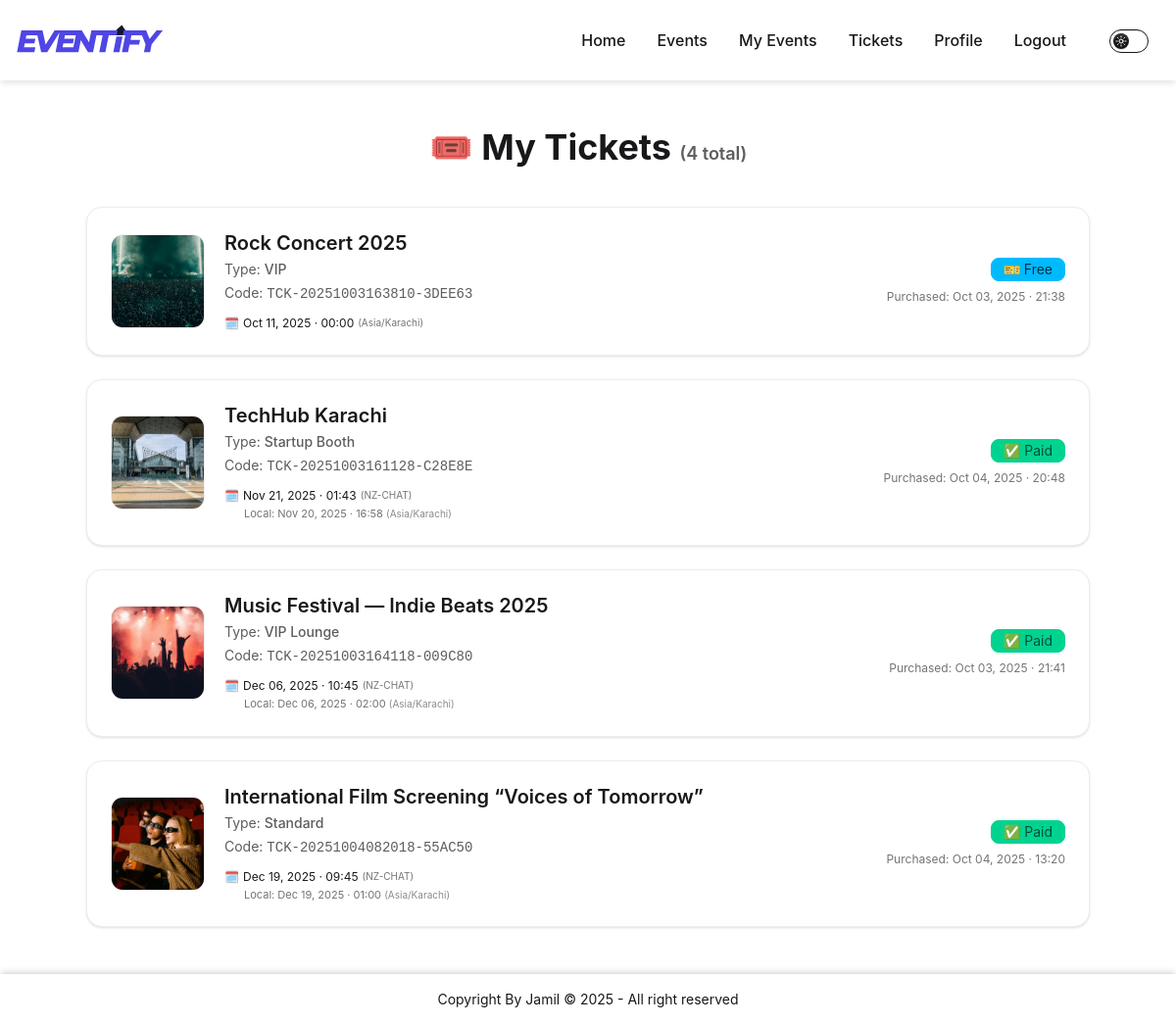
The page /events/tickets/ (signed in) on the database its author committed.
### events/models.py (models this page shows, shortened)
class Ticket(models.Model):
    id = models.BigAutoField(primary_key=True)
    ticket_code = models.CharField(max_length=50, unique=True, editable=False)
    ticket_type = models.ForeignKey(TicketType, on_delete=models.CASCADE)
    stripe_product_id = models.CharField(max_length=255, blank=True, null=True)
    stripe_price_id = models.CharField(max_length=255, blank=True, null=True)
    stripe_session_id = models.CharField(max_length=255, blank=True, null=True)
    stripe_price = models.PositiveBigIntegerField(default=0)
    purchase_date = models.DateTimeField(
        default=timezone.now)  # timezone-aware
    attendee = models.ForeignKey(
        User, on_delete=models.CASCADE, related_name='tickets')
    purchase_status = models.CharField(
        max_length=3,
        choices=PurchaseStatus.choices,
        default=PurchaseStatus.PENDING
    )
    status = models.CharField(
        max_length=1,
        choices=TicketStatus.choices,
        default=TicketStatus.NOT_CHECKED_IN
    )
    reservation_expires_at = models.DateTimeField(null=True, blank=True)
    @property
    def is_expired(self):
        return (
            self.purchase_status == PurchaseStatus.PENDING
            and self.reservation_expires_at is not None
            and timezone.now() > self.reservation_expires_at
        )

class TicketType(models.Model):
    id = models.UUIDField(
        primary_key=True,
        default=uuid.uuid4,
        editable=False
    )
    event = models.ForeignKey(
        Event, on_delete=models.CASCADE, related_name='ticket_types'
    )
    name = models.CharField(max_length=100)  # removed global unique=True
    description = models.TextField(blank=True)
    price = models.DecimalField(max_digits=10, decimal_places=2)
    quantity_available = models.PositiveIntegerField()
    max_per_user = models.PositiveIntegerField(default=1)
    class Meta:
        unique_together = ('event', 'name')  # enforce per-event uniqueness
        verbose_name = "Ticket Type"
        verbose_name_plural = "Ticket Types"

class Event(models.Model):
    id = models.UUIDField(
        primary_key=True,
        default=uuid.uuid4,
        editable=False
    )
    title = models.CharField(max_length=255)
    description = models.TextField(blank=True)
    start_time = models.DateTimeField(default=timezone.now)
    location = models.TextField()
    image = models.ImageField(upload_to='events/')
    organizer = models.ForeignKey(
        User, on_delete=models.CASCADE, related_name="events"
    )

### authentication/models.py (models this page shows, shortened)
class User(AbstractUser):
    ROLE_CHOICES = [
        ('admin', 'Admin'),
        ('organizer', 'Organizer'),
        ('attendee', 'Attendee'),
    ]
    id = models.UUIDField(
        primary_key=True,
        default=uuid.uuid4,
        editable=False
    )
    name = models.CharField(_("Full Name"), max_length=300, blank=False)
    email = models.EmailField(_("Email address"), unique=True)
    role = models.CharField(
        max_length=20, choices=ROLE_CHOICES, default='attendee'
    )
    tagline = models.CharField(_("Tagline"), max_length=150, blank=True)
    description = models.TextField(_("Description"), blank=True)
    following = models.ManyToManyField(
        'self',
        symmetrical=False,
        related_name='followers',
        blank=True
    )
    timezone = models.CharField(
        max_length=50,
        choices=[(tz, tz) for tz in pytz.all_timezones],
        default="UTC"
    )
    profile_pic = models.ImageField(
        upload_to='profiles/',
        blank=True,
        null=True
    )

### events/views/ticket_views.py (the view)
# urls.py: path('tickets/', ticket_views.tickets, name="tickets"),
@login_required
def tickets(request):
    now = timezone.now()
    expired_qs = Ticket.objects.filter(
        attendee=request.user,
        purchase_status=PurchaseStatus.PENDING,
        reservation_expires_at__lt=now
    )
    for ticket in expired_qs:
        try:
            if not sync_ticket_payment(ticket):
                ticket.delete()
        except Exception as e:
            print(f"Failed to delete expired ticket {ticket.ticket_code}: {e}")
    tickets_qs = (
        Ticket.objects
        .filter(attendee=request.user)
        .select_related(
            "ticket_type",
            "ticket_type__event",
            "ticket_type__event__organizer"
        )
        .order_by(
            "ticket_type__event__start_time",
            "-purchase_date"
        )
    )
    grouped_tickets = {}
    for ticket in tickets_qs:
        event_id = ticket.ticket_type.event.id
        if event_id not in grouped_tickets:
            grouped_tickets[event_id] = {
                "event": ticket.ticket_type.event,
                "tickets": []
            }
        grouped_tickets[event_id]["tickets"].append(ticket)
    return render(request, "events/ticket_templates/tickets.html", {
        "grouped_tickets": grouped_tickets,
        "tickets": tickets_qs,  # fallback if needed
    })

### templates/events/ticket_templates/tickets.html (shortened to what this page needs)
{% extends 'base.html' %}
{% load thumbnail tz %}
{% block body %}
<div class="min-h-[70dvh] bg-base-100 flex flex-col items-center px-4 py-10">
  <div class="max-w-5xl w-full">
    <h1 class="text-4xl font-bold text-center mb-10">
      🎟 My Tickets
      <span class="text-base-content/70 text-lg font-semibold">({{ tickets|length }} total)</span>
    </h1>
    {% if tickets %}
      <div class="grid gap-6">
        {% for ticket in tickets %}
          {% with idx=forloop.counter %}
            {% if ticket.purchase_status == 'A' or ticket.purchase_status == 'FRE' or ticket.purchase_status == 'P' %}
              {% if ticket.purchase_status == 'P' %}
                <a href="{% url 'events:confirm_ticket_purchase' ticket.ticket_type.event.pk ticket.ticket_code %}"
                   class="group block bg-base-100 border border-base-300 rounded-2xl shadow-sm hover:shadow-lg hover:-translate-y-1 transition-all duration-200 overflow-hidden">
              {% else %}
                <a href="{% url 'events:ticket_details' ticket.ticket_code %}"
                   class="group block bg-base-100 border border-base-300 rounded-2xl shadow-sm hover:shadow-lg hover:-translate-y-1 transition-all duration-200 overflow-hidden">
              {% endif %}
            {% else %}
              <div class="block bg-base-100 border border-base-300 rounded-2xl shadow-sm opacity-60 cursor-not-allowed overflow-hidden">
            {% endif %}
              <div class="p-5 sm:p-6 flex flex-col sm:flex-row sm:items-center sm:justify-between gap-5">
                <div class="flex items-center gap-5 w-full sm:w-auto">
                  {% thumbnail ticket.ticket_type.event.image '100x100' crop='center' as thumb %}
                    <img src="{{ thumb.url }}" alt="{{ ticket.ticket_type.event.title }}"
                         class="w-24 h-24 rounded-xl border border-base-300 object-cover flex-shrink-0" />
                  {% endthumbnail %}
                  <div class="flex flex-col gap-1">
                    <h2 class="text-lg sm:text-xl font-semibold leading-tight">
                      {{ ticket.ticket_type.event.title }}
                    </h2>
                    <p class="text-sm text-base-content/70">
                      Type: <span class="font-medium">{{ ticket.ticket_type.name }}</span>
                    </p>
                    <p class="text-sm text-base-content/70">
                      Code: <span class="font-mono">{{ ticket.ticket_code }}</span>
                    </p>
                    <div class="mt-2 space-y-0.5">
                      <p class="text-xs flex items-center gap-1">
                        <span>🗓</span>
                        {% timezone ticket.ticket_type.event.organizer.timezone %}
                          {{ ticket.ticket_type.event.start_time|date:'M d, Y · H:i' }}
                        {% endtimezone %}
                        <span class="text-[10px] text-base-content/60">
                          ({{ ticket.ticket_type.event.organizer.timezone }})
                        </span>
                      </p>
                      {% if request.user.is_authenticated and request.user.timezone != ticket.ticket_type.event.organizer.timezone %}
                        <p class="text-[11px] text-base-content/60 pl-5">
                          Local:
                          {% timezone request.user.timezone %}
                            {{ ticket.ticket_type.event.start_time|date:'M d, Y · H:i' }}
                          {% endtimezone %}
                          <span class="text-[10px] text-base-content/50">
                            ({{ request.user.timezone }})
                          </span>
                        </p>
                      {% endif %}
                    </div>
                  </div>
                </div>
                <div class="text-right flex flex-col gap-2 sm:items-end">
                  {% if ticket.is_expired %}
                    <span class="badge badge-error py-2 px-3 gap-1 text-sm">⏳ Expired</span>
                  {% elif ticket.purchase_status == 'A' %}
                    <span class="badge badge-success py-2 px-3 gap-1 text-sm">✅ Paid</span>
                  {% elif ticket.purchase_status == 'P' %}
                    <span class="badge badge-warning py-2 px-3 gap-1 text-sm">
                      ⌛ Pending (<span id="countdown-{{ idx }}">{{ ticket.reservation_seconds_left }}</span>s)
                    </span>
                  {% elif ticket.purchase_status == 'FRE' %}
                    <span class="badge badge-info py-2 px-3 gap-1 text-sm">🎫 Free</span>
                  {% elif ticket.purchase_status == 'FAIL' %}
                    <span class="badge badge-neutral py-2 px-3 gap-1 text-sm">❌ Failed</span>
                  {% elif ticket.purchase_status == 'REF' %}
                    <span class="badge badge-neutral py-2 px-3 gap-1 text-sm">💸 Refunded</span>
                  {% else %}
                    <span class="badge badge-neutral py-2 px-3 gap-1 text-sm">{{ ticket.get_purchase_status_display }}</span>
                  {% endif %}
                  <p class="text-xs opacity-60">
                    Purchased: {{ ticket.purchase_date|date:'M d, Y · H:i' }}
                  </p>
                </div>
              </div>
            {% if ticket.purchase_status == 'A' or ticket.purchase_status == 'FRE' or ticket.purchase_status == 'P' %}
              </a>
            {% else %}
              </div>
            {% endif %}
          {% endwith %}
        {% endfor %}
      </div>
    {% else %}
      <div class="flex flex-col items-center justify-center mt-20 text-center opacity-70">
        <div class="text-6xl mb-4">🕳</div>
        <p class="text-lg">You haven’t booked any tickets yet.</p>
      </div>
    {% endif %}
  </div>
</div>
{% endblock %}

### rows shown on the page
Ticket: shows a picture, ticket_type.event "Rock Concert 2025", ticket_type.name "VIP", ticket_code "TCK-20251003163810-3DEE63", ticket_type.event.start_time "Oct 11, 2025 · 00:00", ticket_type.event.organizer.timezone "Asia/Karachi", purchase_date "Oct 03, 2025 · 21:38"
Ticket: shows a picture, ticket_type.event "TechHub Karachi", ticket_type.name "Startup Booth", ticket_code "TCK-20251003161128-C28E8E", ticket_type.event.start_time "Nov 21, 2025 · 01:43", ticket_type.event.organizer.timezone "NZ-CHAT", ticket_type.event.start_time "Nov 20, 2025 · 16:58", purchase_date "Oct 04, 2025 · 20:48"
User: user.timezone "Asia/Karachi"
Ticket: shows a picture, ticket_type.event "Music Festival — Indie Beats 2025", ticket_type.name "VIP Lounge", ticket_code "TCK-20251003164118-009C80", ticket_type.event.start_time "Dec 06, 2025 · 10:45", ticket_type.event.organizer.timezone "NZ-CHAT", ticket_type.event.start_time "Dec 06, 2025 · 02:00", purchase_date "Oct 03, 2025 · 21:41"
Ticket: shows a picture, ticket_type.event "International Film Screening “Voices of Tomorrow”", ticket_type.name "Standard", ticket_code "TCK-20251004082018-55AC50", ticket_type.event.start_time "Dec 19, 2025 · 09:45", ticket_type.event.organizer.timezone "NZ-CHAT", ticket_type.event.start_time "Dec 19, 2025 · 01:00", purchase_date "Oct 04, 2025 · 13:20"

### other values the page prints
{{ tickets|length }} "4"
